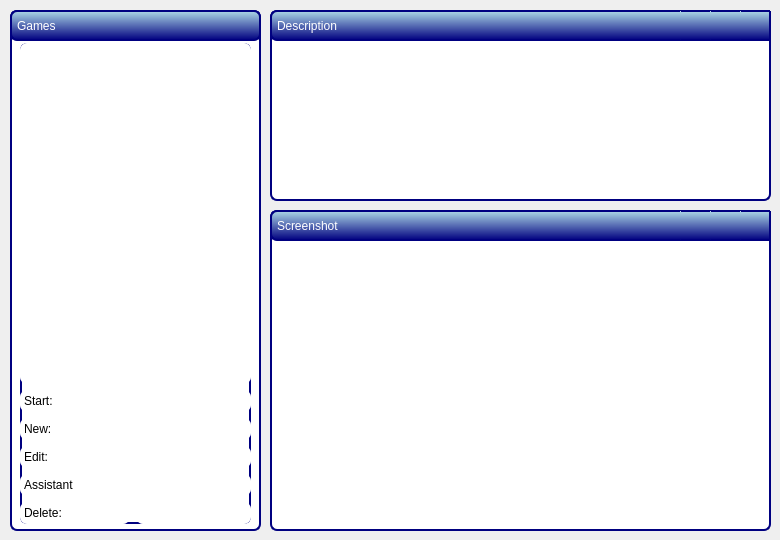
<ui version="4.0" >
 <class>UiDBoxFE</class>
 <widget class="QWidget" name="UiDBoxFE" >
  <property name="enabled" >
   <bool>true</bool>
  </property>
  <property name="geometry" >
   <rect>
    <x>0</x>
    <y>0</y>
    <width>780</width>
    <height>540</height>
   </rect>
  </property>
  <property name="minimumSize" >
   <size>
    <width>780</width>
    <height>540</height>
   </size>
  </property>
  <property name="maximumSize" >
   <size>
    <width>780</width>
    <height>540</height>
   </size>
  </property>
  <property name="windowTitle" >
   <string>DBoxFE - Startscreen</string>
  </property>
  <property name="styleSheet" >
   <string notr="true" >QWidget#UiDBoxFEStartScreen {
	background-color: white;
}
</string>
  </property>
  <widget class="QFrame" name="frameGame" >
   <property name="geometry" >
    <rect>
     <x>10</x>
     <y>10</y>
     <width>251</width>
     <height>521</height>
    </rect>
   </property>
   <property name="styleSheet" >
    <string notr="true" >border-width: 2px;
padding: 1px;
border-style: solid;
border-color: navy;
border-radius: 7px;
background-color: white;</string>
   </property>
   <property name="frameShape" >
    <enum>QFrame::StyledPanel</enum>
   </property>
   <widget class="QLabel" name="labelGameHeader" >
    <property name="geometry" >
     <rect>
      <x>0</x>
      <y>0</y>
      <width>251</width>
      <height>31</height>
     </rect>
    </property>
    <property name="styleSheet" >
     <string notr="true" >background-color: qlineargradient(x1: 0, y1: 0, x2: 0, y2: 1, stop: 0 lightblue, stop: 1 navy);
color: white;
border-width: 2px;
padding: 2px;
border-style: solid;
border-color: navy;
border-radius: 7px;</string>
    </property>
    <property name="frameShape" >
     <enum>QFrame::StyledPanel</enum>
    </property>
    <property name="text" >
     <string>Games</string>
    </property>
   </widget>
   <widget class="QWidget" name="layoutWidget" >
    <property name="geometry" >
     <rect>
      <x>10</x>
      <y>33</y>
      <width>231</width>
      <height>481</height>
     </rect>
    </property>
    <layout class="QVBoxLayout" name="verticalLayout_2" >
     <item>
      <widget class="QListWidget" name="listWidgetGames" >
       <property name="styleSheet" >
        <string notr="true" >selection-background-color: qlineargradient(x1: 0, y1: 0, x2: 0, y2: 1, stop: 0 lightblue, stop: 1 navy);
border: none;
</string>
       </property>
      </widget>
     </item>
     <item>
      <layout class="QVBoxLayout" name="verticalLayout" >
       <item>
        <layout class="QHBoxLayout" name="hlStartGame" >
         <item>
          <widget class="QLabel" name="labelStartGame" >
           <property name="minimumSize" >
            <size>
             <width>110</width>
             <height>0</height>
            </size>
           </property>
           <property name="maximumSize" >
            <size>
             <width>110</width>
             <height>16777215</height>
            </size>
           </property>
           <property name="styleSheet" >
            <string notr="true" >border: none;</string>
           </property>
           <property name="text" >
            <string>Start:</string>
           </property>
          </widget>
         </item>
         <item>
          <widget class="QPushButton" name="btnStartGame" >
           <property name="minimumSize" >
            <size>
             <width>0</width>
             <height>22</height>
            </size>
           </property>
           <property name="maximumSize" >
            <size>
             <width>16777215</width>
             <height>22</height>
            </size>
           </property>
           <property name="styleSheet" >
            <string notr="true" >border-style: none;</string>
           </property>
           <property name="text" >
            <string/>
           </property>
           <property name="icon" >
            <iconset resource="../../resource/dboxfe.qrc" >
             <normaloff>:/pics/images/applications_16.png</normaloff>:/pics/images/applications_16.png</iconset>
           </property>
          </widget>
         </item>
        </layout>
       </item>
       <item>
        <layout class="QHBoxLayout" name="horizontalLayout" >
         <item>
          <widget class="QLabel" name="labelNewProfile" >
           <property name="styleSheet" >
            <string notr="true" >border: none;</string>
           </property>
           <property name="text" >
            <string>New:</string>
           </property>
          </widget>
         </item>
         <item>
          <widget class="QPushButton" name="btnNewProfile" >
           <property name="minimumSize" >
            <size>
             <width>0</width>
             <height>22</height>
            </size>
           </property>
           <property name="maximumSize" >
            <size>
             <width>16777215</width>
             <height>22</height>
            </size>
           </property>
           <property name="styleSheet" >
            <string notr="true" >border-style: none;</string>
           </property>
           <property name="text" >
            <string/>
           </property>
           <property name="icon" >
            <iconset resource="../../resource/dboxfe.qrc" >
             <normaloff>:/pics/images/documents_16.png</normaloff>:/pics/images/documents_16.png</iconset>
           </property>
          </widget>
         </item>
        </layout>
       </item>
       <item>
        <layout class="QHBoxLayout" name="hlEditProfile" >
         <item>
          <widget class="QLabel" name="labelEditProfile" >
           <property name="minimumSize" >
            <size>
             <width>110</width>
             <height>0</height>
            </size>
           </property>
           <property name="maximumSize" >
            <size>
             <width>110</width>
             <height>16777215</height>
            </size>
           </property>
           <property name="styleSheet" >
            <string notr="true" >border: none;</string>
           </property>
           <property name="text" >
            <string>Edit:</string>
           </property>
          </widget>
         </item>
         <item>
          <widget class="QPushButton" name="btnEditProfile" >
           <property name="minimumSize" >
            <size>
             <width>0</width>
             <height>22</height>
            </size>
           </property>
           <property name="maximumSize" >
            <size>
             <width>16777215</width>
             <height>22</height>
            </size>
           </property>
           <property name="styleSheet" >
            <string notr="true" >border-style: none;</string>
           </property>
           <property name="text" >
            <string/>
           </property>
           <property name="icon" >
            <iconset resource="../../resource/dboxfe.qrc" >
             <normaloff>:/pics/images/copy_16.png</normaloff>:/pics/images/copy_16.png</iconset>
           </property>
          </widget>
         </item>
        </layout>
       </item>
       <item>
        <layout class="QHBoxLayout" name="hlAssistant" >
         <item>
          <widget class="QLabel" name="labelAssistant" >
           <property name="minimumSize" >
            <size>
             <width>110</width>
             <height>0</height>
            </size>
           </property>
           <property name="maximumSize" >
            <size>
             <width>110</width>
             <height>16777215</height>
            </size>
           </property>
           <property name="styleSheet" >
            <string notr="true" >border: none;</string>
           </property>
           <property name="text" >
            <string>Assistant</string>
           </property>
          </widget>
         </item>
         <item>
          <widget class="QPushButton" name="btnAssistant" >
           <property name="minimumSize" >
            <size>
             <width>0</width>
             <height>22</height>
            </size>
           </property>
           <property name="maximumSize" >
            <size>
             <width>16777215</width>
             <height>22</height>
            </size>
           </property>
           <property name="styleSheet" >
            <string notr="true" >border-style: none;</string>
           </property>
           <property name="text" >
            <string/>
           </property>
           <property name="icon" >
            <iconset resource="../../resource/dboxfe.qrc" >
             <normaloff>:/pics/images/computer_16.png</normaloff>:/pics/images/computer_16.png</iconset>
           </property>
          </widget>
         </item>
        </layout>
       </item>
       <item>
        <layout class="QHBoxLayout" name="hlDeleteProfile" >
         <item>
          <widget class="QLabel" name="labelDeleteProfile" >
           <property name="minimumSize" >
            <size>
             <width>110</width>
             <height>0</height>
            </size>
           </property>
           <property name="maximumSize" >
            <size>
             <width>110</width>
             <height>16777215</height>
            </size>
           </property>
           <property name="styleSheet" >
            <string notr="true" >border: none;</string>
           </property>
           <property name="text" >
            <string>Delete:</string>
           </property>
          </widget>
         </item>
         <item>
          <widget class="QPushButton" name="btnDeleteProfile" >
           <property name="minimumSize" >
            <size>
             <width>0</width>
             <height>22</height>
            </size>
           </property>
           <property name="maximumSize" >
            <size>
             <width>16777215</width>
             <height>22</height>
            </size>
           </property>
           <property name="styleSheet" >
            <string notr="true" >border-style: none;</string>
           </property>
           <property name="text" >
            <string/>
           </property>
           <property name="icon" >
            <iconset resource="../../resource/dboxfe.qrc" >
             <normaloff>:/pics/images/trash_16.png</normaloff>:/pics/images/trash_16.png</iconset>
           </property>
          </widget>
         </item>
        </layout>
       </item>
      </layout>
     </item>
    </layout>
   </widget>
  </widget>
  <widget class="QFrame" name="frameGameScreenshot" >
   <property name="geometry" >
    <rect>
     <x>270</x>
     <y>210</y>
     <width>501</width>
     <height>321</height>
    </rect>
   </property>
   <property name="styleSheet" >
    <string notr="true" >border-width: 2px;
padding: 1px;
border-style: solid;
border-color: navy;
border-radius: 7px;
background-color: white;</string>
   </property>
   <property name="frameShape" >
    <enum>QFrame::StyledPanel</enum>
   </property>
   <widget class="QLabel" name="labelGameScreenshot" >
    <property name="enabled" >
     <bool>false</bool>
    </property>
    <property name="geometry" >
     <rect>
      <x>10</x>
      <y>42</y>
      <width>481</width>
      <height>271</height>
     </rect>
    </property>
    <property name="styleSheet" >
     <string notr="true" >padding: 1px;
border-radius: 7px;
border: none;
background-color: white;
</string>
    </property>
    <property name="text" >
     <string/>
    </property>
    <property name="pixmap" >
     <pixmap>C:/Dokumente und Einstellungen/Administrator/Desktop/monkey1.gif</pixmap>
    </property>
    <property name="scaledContents" >
     <bool>true</bool>
    </property>
   </widget>
   <widget class="QLabel" name="labelGameSreenshotHeader" >
    <property name="geometry" >
     <rect>
      <x>0</x>
      <y>0</y>
      <width>501</width>
      <height>31</height>
     </rect>
    </property>
    <property name="styleSheet" >
     <string notr="true" >background-color: qlineargradient(x1: 0, y1: 0, x2: 0, y2: 1, stop: 0 lightblue, stop: 1 navy);
color: white;
border-width: 2px;
padding: 2px;
border-style: solid;
border-color: navy;
border-radius: 7px;</string>
    </property>
    <property name="frameShape" >
     <enum>QFrame::StyledPanel</enum>
    </property>
    <property name="text" >
     <string>Screenshot</string>
    </property>
   </widget>
   <widget class="QToolButton" name="btnClearScreenCapture" >
    <property name="geometry" >
     <rect>
      <x>470</x>
      <y>0</y>
      <width>31</width>
      <height>31</height>
     </rect>
    </property>
    <property name="toolTip" >
     <string>Clear screen capture</string>
    </property>
    <property name="styleSheet" >
     <string notr="true" >background-color: qlineargradient(x1: 0, y1: 0, x2: 0, y2: 1, stop: 0 lightblue, stop: 1 navy);
color: white;
border-width: 2px;
padding: 2px;
border-style: solid;
border-color: navy;
border-left: none;
border-radius: 1px;</string>
    </property>
    <property name="icon" >
     <iconset resource="../../resource/dboxfe.qrc" >
      <normaloff>:/pics/images/cancel_16.png</normaloff>:/pics/images/cancel_16.png</iconset>
    </property>
   </widget>
   <widget class="QToolButton" name="btnApplyScreenCapture" >
    <property name="geometry" >
     <rect>
      <x>440</x>
      <y>0</y>
      <width>31</width>
      <height>31</height>
     </rect>
    </property>
    <property name="toolTip" >
     <string>Apply screen capture</string>
    </property>
    <property name="styleSheet" >
     <string notr="true" >background-color: qlineargradient(x1: 0, y1: 0, x2: 0, y2: 1, stop: 0 lightblue, stop: 1 navy);
color: white;
border-width: 2px;
padding: 2px;
border-style: solid;
border-color: navy;
border-left: none;
border-right: none;
border-radius: 1px;</string>
    </property>
    <property name="icon" >
     <iconset resource="../../resource/dboxfe.qrc" >
      <normaloff>:/pics/images/apply_16.png</normaloff>:/pics/images/apply_16.png</iconset>
    </property>
   </widget>
   <widget class="QToolButton" name="btnOpenScreenCapture" >
    <property name="geometry" >
     <rect>
      <x>410</x>
      <y>0</y>
      <width>31</width>
      <height>31</height>
     </rect>
    </property>
    <property name="toolTip" >
     <string>Apply screen capture</string>
    </property>
    <property name="statusTip" >
     <string>Open screen capture</string>
    </property>
    <property name="styleSheet" >
     <string notr="true" >background-color: qlineargradient(x1: 0, y1: 0, x2: 0, y2: 1, stop: 0 lightblue, stop: 1 navy);
color: white;
border-width: 2px;
padding: 2px;
border-style: solid;
border-color: navy;
border-left: none;
border-right: none;
border-radius: 1px;</string>
    </property>
    <property name="icon" >
     <iconset resource="../../resource/dboxfe.qrc" >
      <normaloff>:/pics/images/folder-open_16.png</normaloff>:/pics/images/folder-open_16.png</iconset>
    </property>
   </widget>
  </widget>
  <widget class="QFrame" name="frameGameDescription" >
   <property name="geometry" >
    <rect>
     <x>270</x>
     <y>10</y>
     <width>501</width>
     <height>191</height>
    </rect>
   </property>
   <property name="styleSheet" >
    <string notr="true" >border-width: 2px;
padding: 1px;
border-style: solid;
border-color: navy;
border-radius: 7px;
background-color: white;</string>
   </property>
   <property name="frameShape" >
    <enum>QFrame::StyledPanel</enum>
   </property>
   <widget class="QTextEdit" name="textEditGameDescription" >
    <property name="enabled" >
     <bool>true</bool>
    </property>
    <property name="geometry" >
     <rect>
      <x>10</x>
      <y>40</y>
      <width>481</width>
      <height>141</height>
     </rect>
    </property>
    <property name="cursor" stdset="0" >
     <cursorShape>IBeamCursor</cursorShape>
    </property>
    <property name="contextMenuPolicy" >
     <enum>Qt::CustomContextMenu</enum>
    </property>
    <property name="styleSheet" >
     <string notr="true" >padding: 1px;
border: none;
border-radius: 7px;
background-color: white;
</string>
    </property>
   </widget>
   <widget class="QLabel" name="labelGameDescriptionHeader" >
    <property name="geometry" >
     <rect>
      <x>0</x>
      <y>0</y>
      <width>501</width>
      <height>31</height>
     </rect>
    </property>
    <property name="styleSheet" >
     <string notr="true" >background-color: qlineargradient(x1: 0, y1: 0, x2: 0, y2: 1, stop: 0 lightblue, stop: 1 navy);
color: white;
border-width: 2px;
padding: 2px;
border-style: solid;
border-color: navy;
border-radius: 7px;</string>
    </property>
    <property name="frameShape" >
     <enum>QFrame::StyledPanel</enum>
    </property>
    <property name="text" >
     <string>Description</string>
    </property>
   </widget>
   <widget class="QToolButton" name="btnApplyDescriptionText" >
    <property name="geometry" >
     <rect>
      <x>440</x>
      <y>0</y>
      <width>31</width>
      <height>31</height>
     </rect>
    </property>
    <property name="toolTip" >
     <string>Apply description</string>
    </property>
    <property name="styleSheet" >
     <string notr="true" >background-color: qlineargradient(x1: 0, y1: 0, x2: 0, y2: 1, stop: 0 lightblue, stop: 1 navy);
color: white;
border-width: 2px;
padding: 2px;
border-style: solid;
border-color: navy;
border-left: none;
border-right: none;
border-radius: 1px;</string>
    </property>
    <property name="icon" >
     <iconset resource="../../resource/dboxfe.qrc" >
      <normaloff>:/pics/images/apply_16.png</normaloff>:/pics/images/apply_16.png</iconset>
    </property>
   </widget>
   <widget class="QToolButton" name="btnClearDescriptionText" >
    <property name="geometry" >
     <rect>
      <x>470</x>
      <y>0</y>
      <width>31</width>
      <height>31</height>
     </rect>
    </property>
    <property name="toolTip" >
     <string>Clear description</string>
    </property>
    <property name="styleSheet" >
     <string notr="true" >background-color: qlineargradient(x1: 0, y1: 0, x2: 0, y2: 1, stop: 0 lightblue, stop: 1 navy);
color: white;
border-width: 2px;
padding: 2px;
border-style: solid;
border-color: navy;
border-left: none;
border-radius: 1px;</string>
    </property>
    <property name="icon" >
     <iconset resource="../../resource/dboxfe.qrc" >
      <normaloff>:/pics/images/cancel_16.png</normaloff>:/pics/images/cancel_16.png</iconset>
    </property>
   </widget>
   <widget class="QToolButton" name="btnOpenDescriptionText" >
    <property name="geometry" >
     <rect>
      <x>410</x>
      <y>0</y>
      <width>31</width>
      <height>31</height>
     </rect>
    </property>
    <property name="toolTip" >
     <string>Open a existing text for description</string>
    </property>
    <property name="styleSheet" >
     <string notr="true" >background-color: qlineargradient(x1: 0, y1: 0, x2: 0, y2: 1, stop: 0 lightblue, stop: 1 navy);
color: white;
border-width: 2px;
padding: 2px;
border-style: solid;
border-color: navy;
border-left: none;
border-right: none;
border-radius: 1px;</string>
    </property>
    <property name="icon" >
     <iconset resource="../../resource/dboxfe.qrc" >
      <normaloff>:/pics/images/folder-open_16.png</normaloff>:/pics/images/folder-open_16.png</iconset>
    </property>
   </widget>
  </widget>
 </widget>
 <resources>
  <include location="../../resource/dboxfe.qrc" />
 </resources>
 <connections/>
</ui>
